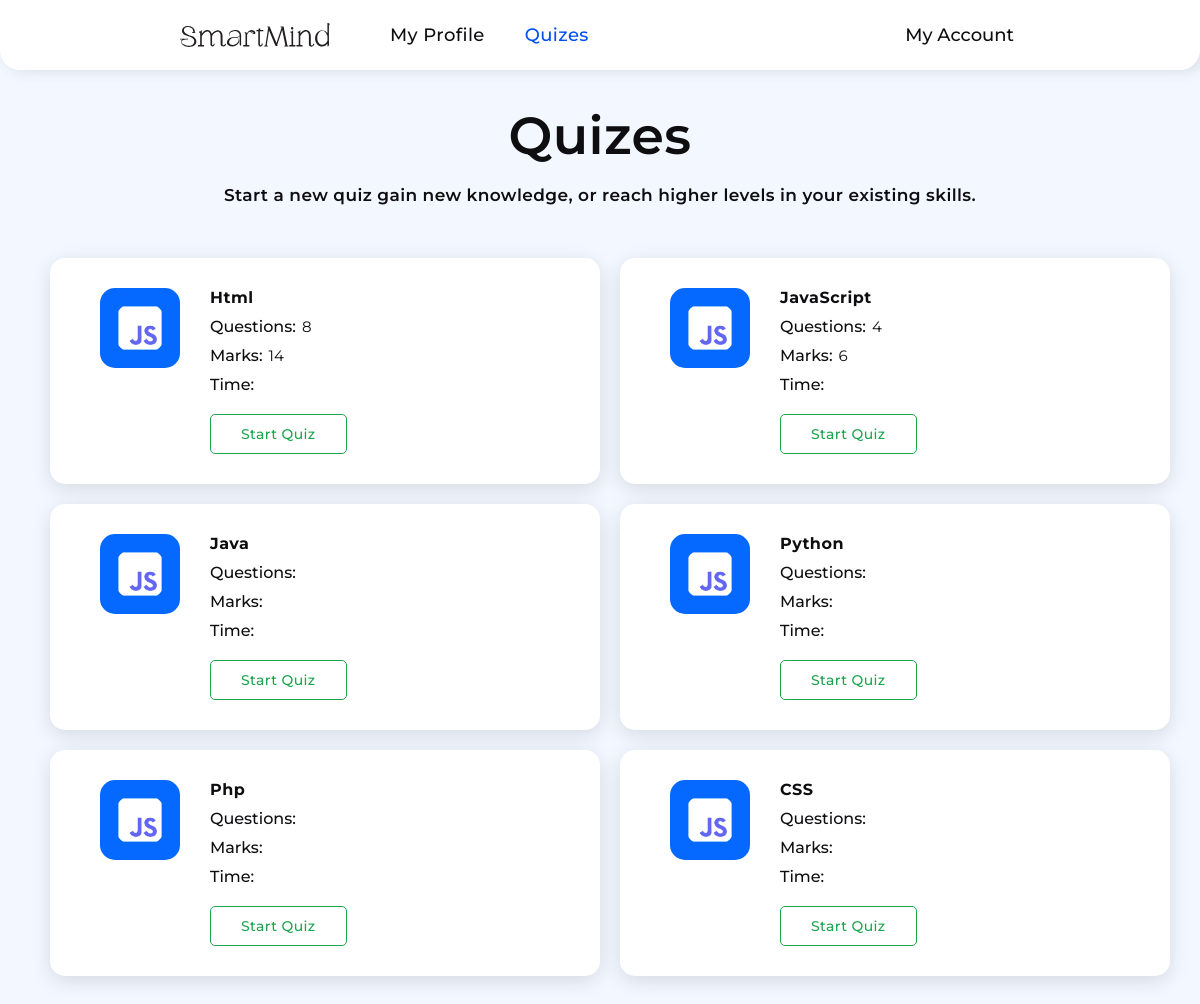
Screenshot of /user/quizes.php with the database file from the repository.
### tables this page shows
CREATE TABLE `quiz_topics` (
  `topic_id` int(11) NOT NULL,
  `topicUniqueId` varchar(50) NOT NULL,
  `topic_name` varchar(255) NOT NULL,
  `questions` varchar(100) NOT NULL,
  `marks` varchar(50) NOT NULL,
  `quiz_time` varchar(50) NOT NULL
);

### user/quizes.php (the view, shortened to what this page needs)
<?php
include "./assets/php/connection.php";
$selectQuizes = mysqli_query($connection, "SELECT * FROM `quiz_topics`");
?>
<!DOCTYPE html>
<html lang="en">
<head>
  <link rel="stylesheet" href="./assets/css/quizes.css" />
  <link rel="stylesheet" href="https://cdn-uicons.flaticon.com/2.1.0/uicons-regular-rounded/css/uicons-regular-rounded.css" />
  <link rel="stylesheet" href="https://cdn-uicons.flaticon.com/2.1.0/uicons-thin-straight/css/uicons-thin-straight.css" />
</head>
<body>
  <header class="header">
    <div class="left-side">
      <div class="logo">
        <img src="./assets/images/Logo.svg" alt="logo" />
      </div>
      <nav class="navbar">
        <ul>
          <li><a href="./profile.php">My Profile</a></li>
          <li class="active"><a href="./quizes">Quizes</a></li>
        </ul>
      </nav>
    </div>
    <div class="right-side">
      <div class="user">
        <span>My Account <i class="fi fi-rr-angle-small-down"></i></span>
      </div>
    </div>
  </header>
  <section class="quizes-section">
    <div class="container">
      <div class="heading">
        <h1>Quizes</h1>
        <p>Start a new quiz gain new knowledge, or reach higher levels in your existing skills.</p>
      </div>
      <div class="quiz-card-container">
        <?php
        if (mysqli_num_rows($selectQuizes) > 0) {
          while ($fetchQuizes = mysqli_fetch_assoc($selectQuizes)) {
        ?>
            <div class="quiz-card">
              <div class="quiz-lang-img">
                <div class="img">
                  <img src="./assets/images/Javascript.png" alt="quiz-lang-image">
                </div>
              </div>
              <div class="quiz-info-wrapper">
                <div class="quiz-info-item">
                  <h5><?php echo $fetchQuizes["topic_name"]; ?></h5>
                </div>
                <div class="quiz-info-item">
                  <span class="quiz-info-item-label">Questions: </span>
                  <span class="quiz-info-item-value"><?php echo $fetchQuizes["questions"]; ?></span>
                </div>
                <div class="quiz-info-item">
                  <span class="quiz-info-item-label">Marks: </span>
                  <span class="quiz-info-item-value"><?php echo $fetchQuizes["marks"]; ?></span>
                </div>
                <div class="quiz-info-item">
                  <span class="quiz-info-item-label">Time: </span>
                </div>
                <div class="quiz-info-item">
                  <a href="./quiz.php?topic=<?php echo $fetchQuizes["topicUniqueId"]; ?>">Start Quiz</a>
                </div>
              </div>
            </div>
          <?php
          }
        } else {
          ?>
          <h2>No Quizes</h2>
        <?php
        }
        ?>
      </div>
    </div>
  </section>
</body>
</html>

### assets/css/quizes.css (style rules this page uses)
* { margin: 0; padding: 0; box-sizing: border-box; font-family: "Montserrat", sans-serif; text-decoration: none; list-style: none; outline: none; }
:root { --bg-color: #f3f7ff; --border-color: #e3e7ea; --smart-mind-20: #ffffff; --smart-mind-50: #edf7ff; --smart-mind-100: #d6ecff; --smart-mind-200: #b5dfff; --smart-mind-300: #83ccff; --smart-mind-400: #48b0ff; --smart-mind-500: #1e8aff; --smart-mind-600: #0669ff; --smart-mind-700: #004eec; --smart-mind-800: #0841c5; --smart-mind-900: #0d3c9b; --smart-mind-950: #0e255d; --text-color: #0e0e11; }
html { font-size: 62.5%; scroll-behavior: smooth; }
body { width: 100%; height: 100vh; }
.header { position: fixed; top: 0; width: 100%; height: 7rem; padding: 0 18rem; background-color: var(--smart-mind-20); border-radius: 0 0 2rem 2rem; box-shadow: 5px 0 15px rgba(0, 0, 0, 0.12); display: flex; align-items: center; justify-content: space-between; transition: 0.2s ease-in-out; z-index: 999; }
.header .left-side, .navbar, .navbar ul, .logo, .right-side, .right-side .user { height: 100%; display: flex; align-items: center; }
.left-side { gap: 6rem; }
.left-side .logo img { width: 15rem; }
.left-side .navbar ul { display: flex; align-items: center; gap: 4rem; }
.navbar ul li a { font-size: 1.8rem; font-weight: 500; letter-spacing: 0.4px; color: var(--text-color); transition: 0.2s ease-in-out; }
.navbar ul li.active a { color: var(--smart-mind-700); }
.user { position: relative; }
.user span { font-size: 1.8rem; font-weight: 500; color: var(--text-color); display: flex; align-items: center; gap: 0.6rem; cursor: pointer; transition: 0.2s ease-in-out; }
.quizes-section { width: 100%; min-height: 100%; background-color: var(--bg-color); padding: 7rem; display: flex; align-items: center; justify-content: center; }
.quizes-section .container { width: 90%; height: 100%; display: flex; flex-direction: column; align-items: center; }
.container .heading { width: 100%; display: flex; flex-direction: column; gap: 1rem; align-items: center; padding: 3rem; }
.heading h1 { font-size: 5.2rem; font-weight: 600; color: var(--text-color); line-height: 1.4; letter-spacing: 0.4px; }
.heading p { font-size: 1.7rem; font-weight: 600; line-height: 1.5; letter-spacing: 0.4px; color: var(--text-color); }
.container .quiz-card-container { width: 110rem; margin-top: 2rem; display: grid; grid-template-columns: repeat(2, 55rem); gap: 2rem; }
.quiz-card-container .quiz-card { padding: 3rem 5rem; background-color: var(--smart-mind-20); border-radius: 1.5rem; box-shadow: 0 0.5rem 2rem rgba(0, 0, 0, 0.12); display: flex; gap: 3rem; }
.quiz-card .quiz-lang-img { width: 8rem; height: 8rem; background-color: var(--smart-mind-600); border-radius: 1.5rem; display: flex; align-items: center; justify-content: center; }
.quiz-lang-img .img { width: 100%; height: 100%; display: flex; align-items: center; justify-content: center; }
.img img { width: 60%; height: 60%; border-radius: 1.5rem; }
.quiz-card .quiz-info-wrapper { display: flex; flex-direction: column; gap: 1rem; }
.quiz-info-wrapper .quiz-info-item { display: flex; align-items: center; gap: 0.6rem; }
.quiz-info-item h5 { font-size: 1.6rem; font-weight: 700; color: var(--text-color); letter-spacing: 0.5px; }
.quiz-info-item .quiz-info-item-label { font-size: 1.6rem; font-weight: 500; color: var(--text-color); }
.quiz-info-item .quiz-info-item-value { font-size: 1.5rem; font-weight: 400; color: var(--text-color); }
.quiz-info-item a { font-size: 1.4rem; font-weight: 500; letter-spacing: 0.4px; color: #1ca44e; margin-top: 1rem; padding: 1rem 3rem; border: 1px solid #1ca44e; border-radius: 5px; transition: 0.2s ease-in-out; }

### rows the page displays
quiz_topics: topic_name "Html", questions "8", marks "14"
quiz_topics: topic_name "JavaScript", questions "4", marks "6"
quiz_topics: topic_name "Java"
quiz_topics: topic_name "Python"
quiz_topics: topic_name "Php"
quiz_topics: topic_name "CSS"
